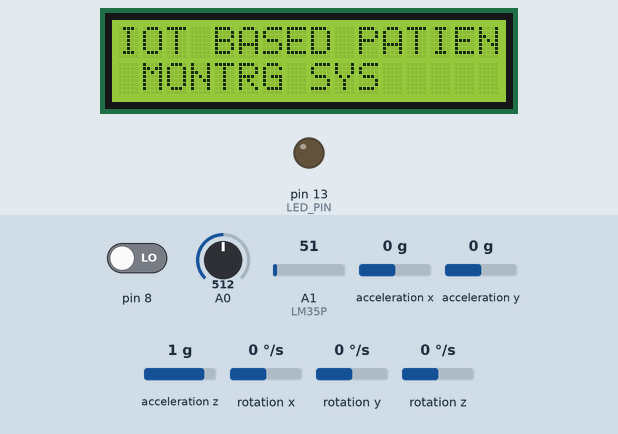
A sketch run on a simulated Arduino Uno, built with avr-gcc and run on an emulated ATmega328P. Shown: 16×2 character LCD, output pins drawn as LEDs (lit = HIGH). Dashed ring = blinking. The test bench sets the inputs (shaded band); at power-on: acceleration x 0 g, pin 8 LOW, A0 = 512, A1 (LM35P) = 51, acceleration y 0 g, acceleration z 1 g, rotation x 0 °/s, rotation y 0 °/s, rotation z 0 °/s. What the sketch prints to the serial monitor is not drawn.

Above: at 0.2 s.
4.4 s: acceleration x set to -1.4 g
At 6.2 s:
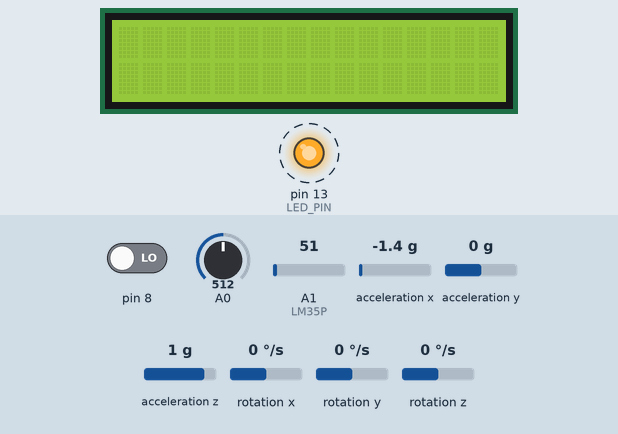
8.7 s: pin 8 driven HIGH
12.4 s: acceleration x set to -0.8 g
Timing chart, 0 to 22.7 s (numbered marks = the images above; inputs shaded):
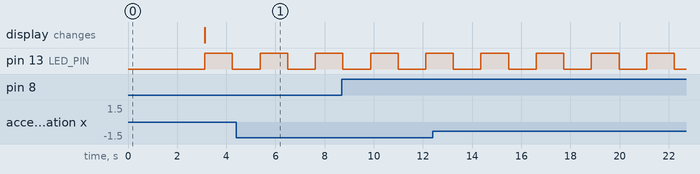

Measured:
- by itself, pin 13 (LED_PIN): alternates HIGH for 1.1 s and LOW for 1.1 s

The sketch:

IOT-1-IOTBPMS-UNOCODE.ino
```cpp
#include <Wire.h>
#include <LiquidCrystal_I2C.h>
#include <SoftwareSerial.h>
#include "I2Cdev.h"
#include "MPU6050.h"
#if I2CDEV_IMPLEMENTATION == I2CDEV_ARDUINO_WIRE
    #include "Wire.h"
#endif
LiquidCrystal_I2C lcd(0x27, 16, 2);
MPU6050 accelgyro;
int16_t ax, ay, az;
int16_t gx, gy, gz;
#define OUTPUT_READABLE_ACCELGYRO
#define LED_PIN 13
bool blinkState = false;
const byte rxPin = 2;
const byte txPin = 3;
const int LM35P = A1;
SoftwareSerial mySerial (rxPin, txPin);
void setup()
{
   #if I2CDEV_IMPLEMENTATION == I2CDEV_ARDUINO_WIRE
        Wire.begin();
    #elif I2CDEV_IMPLEMENTATION == I2CDEV_BUILTIN_FASTWIRE
        Fastwire::setup(400, true);
    #endif
  Serial.begin(9600);
  mySerial.begin(9600);
  Serial.println("Initializing I2C devices...");
  accelgyro.initialize();
  Serial.println("Testing device connections...");
  Serial.println(accelgyro.testConnection() ? "MPU6050 connection successful" : "MPU6050 connection failed");
  pinMode(LED_PIN, OUTPUT);
  lcd.begin();
  lcd.clear();
  lcd.setCursor(0,0);
  lcd.print("IOT BASED PATIENT");
  lcd.setCursor(0,1);
  lcd.print(" MONTRG SYS");
  delay(3000);
  lcd.clear();


}

void loop()
{
    int temp_adc_val;
    float temp_val;
    float temp_val1;
    int temp;
    accelgyro.getMotion6(&ax, &ay, &az, &gx, &gy, &gz);
    blinkState = !blinkState;
    digitalWrite(LED_PIN, blinkState);
    if((ax>16000)|| (ax<-15000) )
    {
       Serial.println("person falled");
    }
    temp_val1=0;
    for(int i=0;i<=1000;i++)
    {
    temp_adc_val = analogRead(LM35P);	/* Read Temperature */
    temp_val1=temp_val1+temp_adc_val;
    }
    temp_val1=temp_val1/1000;
    temp_val = (temp_val1 * (5.0 / 1024.0));	/* Convert adc value to equivalent voltage */
    temp = (temp_val*10)+2;	/* LM35 gives output of 10mv/°C */
    Serial.print("Temperature = ");
    Serial.print(temp);
    Serial.print(" Degree Celsius\n");
    Serial.println(analogRead(A0));
    if(digitalRead(8))Serial.println("digital working");
    delay(1000);
}
```
